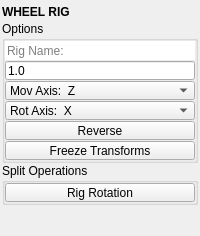
<?xml version="1.0" encoding="UTF-8"?>
<ui version="4.0">
 <class>QtUi</class>
 <widget class="QMainWindow" name="QtUi">
  <property name="geometry">
   <rect>
    <x>0</x>
    <y>0</y>
    <width>200</width>
    <height>222</height>
   </rect>
  </property>
  <property name="tabShape">
   <enum>QTabWidget::Triangular</enum>
  </property>
  <property name="dockNestingEnabled">
   <bool>true</bool>
  </property>
  <property name="dockOptions">
   <set>QMainWindow::AllowNestedDocks|QMainWindow::AllowTabbedDocks|QMainWindow::AnimatedDocks|QMainWindow::ForceTabbedDocks</set>
  </property>
  <property name="enabled" stdset="0">
   <bool>true</bool>
  </property>
  <property name="accessibleDescription">
   <string>Make wheels roll automatically as their control moves, sized by wheel height.</string>
  </property>
  <widget class="QWidget" name="central_widget">
   <property name="minimumSize">
    <size>
     <width>200</width>
     <height>0</height>
    </size>
   </property>
   <layout class="QVBoxLayout" name="verticalLayout_2">
    <property name="leftMargin">
     <number>2</number>
    </property>
    <property name="topMargin">
     <number>2</number>
    </property>
    <property name="rightMargin">
     <number>2</number>
    </property>
    <property name="bottomMargin">
     <number>2</number>
    </property>
    <property name="spacing">
     <number>2</number>
    </property>
    <item>
     <layout class="QVBoxLayout" name="verticalLayout">
      <property name="spacing">
       <number>0</number>
      </property>
      <item>
       <widget class="Header" name="header">
        <property name="minimumSize">
         <size>
          <width>0</width>
          <height>19</height>
         </size>
        </property>
        <property name="maximumSize">
         <size>
          <width>16777215</width>
          <height>19</height>
         </size>
        </property>
        <property name="font">
         <font>
          <weight>75</weight>
          <bold>true</bold>
         </font>
        </property>
        <property name="text">
         <string>WHEEL RIG</string>
        </property>
       </widget>
      </item>
      <item>
       <widget class="QGroupBox" name="groupBox_0">
        <property name="sizePolicy">
         <sizepolicy hsizetype="Preferred" vsizetype="Fixed">
          <horstretch>0</horstretch>
          <verstretch>0</verstretch>
         </sizepolicy>
        </property>
        <property name="title">
         <string>Options</string>
        </property>
        <layout class="QVBoxLayout" name="verticalLayout_3">
         <property name="spacing">
          <number>1</number>
         </property>
         <property name="leftMargin">
          <number>0</number>
         </property>
         <property name="topMargin">
          <number>0</number>
         </property>
         <property name="rightMargin">
          <number>0</number>
         </property>
         <property name="bottomMargin">
          <number>0</number>
         </property>
         <item>
          <widget class="LineEdit" name="txt000">
           <property name="minimumSize">
            <size>
             <width>0</width>
             <height>19</height>
            </size>
           </property>
           <property name="maximumSize">
            <size>
             <width>16777215</width>
             <height>19</height>
            </size>
           </property>
           <property name="frame">
            <bool>false</bool>
           </property>
           <property name="placeholderText">
            <string>Rig Name:</string>
           </property>
          </widget>
         </item>
         <item>
          <widget class="LineEdit" name="s000">
           <property name="minimumSize">
            <size>
             <width>0</width>
             <height>19</height>
            </size>
           </property>
           <property name="maximumSize">
            <size>
             <width>16777215</width>
             <height>19</height>
            </size>
           </property>
           <property name="placeholderText">
            <string>Wheel Height</string>
           </property>
           <property name="text">
            <string>1.0</string>
           </property>
          </widget>
         </item>
         <item>
          <widget class="ComboBox" name="cmb000">
           <property name="minimumSize">
            <size>
             <width>0</width>
             <height>19</height>
            </size>
           </property>
           <property name="maximumSize">
            <size>
             <width>16777215</width>
             <height>19</height>
            </size>
           </property>
           <property name="currentIndex">
            <number>2</number>
           </property>
           <property name="maxVisibleItems">
            <number>40</number>
           </property>
           <property name="maxCount">
            <number>500</number>
           </property>
           <property name="sizeAdjustPolicy">
            <enum>QComboBox::AdjustToContents</enum>
           </property>
           <property name="frame">
            <bool>true</bool>
           </property>
           <item>
            <property name="text">
             <string>Mov Axis:  X</string>
            </property>
           </item>
           <item>
            <property name="text">
             <string>Mov Axis:  Y</string>
            </property>
           </item>
           <item>
            <property name="text">
             <string>Mov Axis:  Z</string>
            </property>
           </item>
          </widget>
         </item>
         <item>
          <widget class="ComboBox" name="cmb001">
           <property name="minimumSize">
            <size>
             <width>0</width>
             <height>19</height>
            </size>
           </property>
           <property name="maximumSize">
            <size>
             <width>16777215</width>
             <height>19</height>
            </size>
           </property>
           <property name="currentIndex">
            <number>0</number>
           </property>
           <property name="maxVisibleItems">
            <number>40</number>
           </property>
           <property name="maxCount">
            <number>500</number>
           </property>
           <property name="sizeAdjustPolicy">
            <enum>QComboBox::AdjustToContents</enum>
           </property>
           <property name="frame">
            <bool>true</bool>
           </property>
           <item>
            <property name="text">
             <string>Rot Axis:  X</string>
            </property>
           </item>
           <item>
            <property name="text">
             <string>Rot Axis:  Y</string>
            </property>
           </item>
           <item>
            <property name="text">
             <string>Rot Axis:  Z</string>
            </property>
           </item>
          </widget>
         </item>
         <item>
          <widget class="QPushButton" name="chk000">
           <property name="enabled">
            <bool>true</bool>
           </property>
           <property name="minimumSize">
            <size>
             <width>0</width>
             <height>19</height>
            </size>
           </property>
           <property name="maximumSize">
            <size>
             <width>999</width>
             <height>19</height>
            </size>
           </property>
           <property name="layoutDirection">
            <enum>Qt::LeftToRight</enum>
           </property>
           <property name="text">
            <string>Reverse</string>
           </property>
           <property name="checkable">
            <bool>true</bool>
           </property>
          </widget>
         </item>
         <item>
          <widget class="QPushButton" name="chk010">
           <property name="enabled">
            <bool>true</bool>
           </property>
           <property name="minimumSize">
            <size>
             <width>0</width>
             <height>19</height>
            </size>
           </property>
           <property name="maximumSize">
            <size>
             <width>999</width>
             <height>19</height>
            </size>
           </property>
           <property name="layoutDirection">
            <enum>Qt::LeftToRight</enum>
           </property>
           <property name="text">
            <string>Freeze Transforms</string>
           </property>
           <property name="checkable">
            <bool>true</bool>
           </property>
          </widget>
         </item>
        </layout>
       </widget>
      </item>
      <item>
       <widget class="QGroupBox" name="groupBox_1">
        <property name="sizePolicy">
         <sizepolicy hsizetype="Preferred" vsizetype="Fixed">
          <horstretch>0</horstretch>
          <verstretch>0</verstretch>
         </sizepolicy>
        </property>
        <property name="title">
         <string>Split Operations</string>
        </property>
        <layout class="QGridLayout" name="gridLayout">
         <property name="leftMargin">
          <number>0</number>
         </property>
         <property name="topMargin">
          <number>0</number>
         </property>
         <property name="rightMargin">
          <number>0</number>
         </property>
         <property name="bottomMargin">
          <number>0</number>
         </property>
         <property name="spacing">
          <number>1</number>
         </property>
         <item row="0" column="0">
          <widget class="PushButton" name="b000">
           <property name="enabled">
            <bool>true</bool>
           </property>
           <property name="minimumSize">
            <size>
             <width>0</width>
             <height>19</height>
            </size>
           </property>
           <property name="maximumSize">
            <size>
             <width>999</width>
             <height>19</height>
            </size>
           </property>
           <property name="layoutDirection">
            <enum>Qt::RightToLeft</enum>
           </property>
           <property name="text">
            <string>Rig Rotation</string>
           </property>
           <property name="autoDefault">
            <bool>false</bool>
           </property>
           <property name="default">
            <bool>false</bool>
           </property>
           <property name="flat">
            <bool>false</bool>
           </property>
           <property name="enabled" stdset="0">
            <bool>true</bool>
           </property>
          </widget>
         </item>
        </layout>
       </widget>
      </item>
      <item>
       <spacer name="verticalSpacer">
        <property name="orientation">
         <enum>Qt::Vertical</enum>
        </property>
        <property name="sizeType">
         <enum>QSizePolicy::Fixed</enum>
        </property>
        <property name="sizeHint" stdset="0">
         <size>
          <width>0</width>
          <height>10</height>
         </size>
        </property>
       </spacer>
      </item>
      <item>
       <widget class="Footer" name="footer" native="true">
        <property name="minimumSize">
         <size>
          <width>0</width>
          <height>19</height>
         </size>
        </property>
        <property name="maximumSize">
         <size>
          <width>16777215</width>
          <height>19</height>
         </size>
        </property>
       </widget>
      </item>
     </layout>
    </item>
   </layout>
  </widget>
 </widget>
 <customwidgets>
  <customwidget>
   <class>Footer</class>
   <extends>QWidget</extends>
   <header>uitk.widgets.footer</header>
  </customwidget>
  <customwidget>
   <class>Header</class>
   <extends>QLabel</extends>
   <header>uitk.widgets.header.Header.h</header>
  </customwidget>
  <customwidget>
   <class>LineEdit</class>
   <extends>QLineEdit</extends>
   <header>widgets.lineedit.h</header>
  </customwidget>
  <customwidget>
   <class>ComboBox</class>
   <extends>QComboBox</extends>
   <header>uitk.widgets.comboBox.ComboBox.h</header>
  </customwidget>
  <customwidget>
   <class>PushButton</class>
   <extends>QPushButton</extends>
   <header>widgets.pushbutton.h</header>
  </customwidget>
  <customwidget>
   <class>DoubleSpinBox</class>
   <extends>QDoubleSpinBox</extends>
   <header>widgets.doublespinbox.h</header>
  </customwidget>
 </customwidgets>
 <resources/>
 <connections/>
 <designerdata>
  <property name="gridDeltaX">
   <number>5</number>
  </property>
  <property name="gridDeltaY">
   <number>5</number>
  </property>
  <property name="gridSnapX">
   <bool>true</bool>
  </property>
  <property name="gridSnapY">
   <bool>true</bool>
  </property>
  <property name="gridVisible">
   <bool>true</bool>
  </property>
 </designerdata>
</ui>
